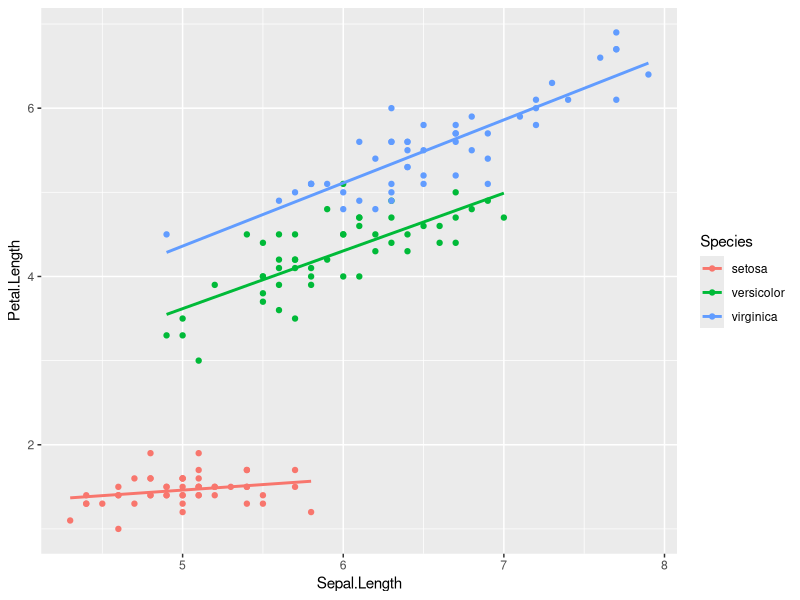
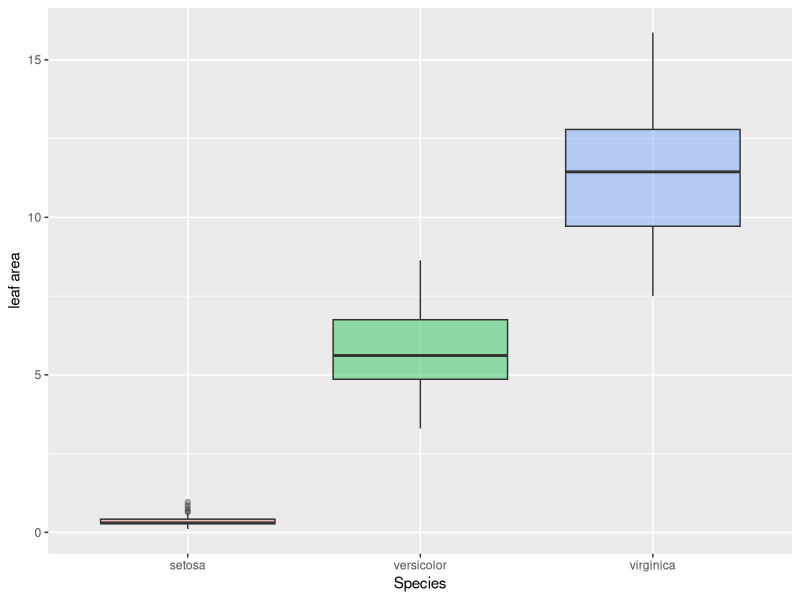

The R source for these figures, in order:
## ---- chunk 1
#| include: true
#| echo: true
knitr::opts_chunk$set(echo=T)
knitr::opts_chunk$set(include=T)
## ---- chunk 2
library(ggplot2)
library(dplyr)
## ---- chunk 3
data("iris")
## ---- chunk 4
model_petals <- lm(Petal.Length ~ Species + Petal.Width, data=iris)
## ---- chunk 5
#| tbl-cap: 'Morphometrics of sepals and petals for species. Results are given as a disorganized mess.'
#| include: True
# if you use my default header, where include is set to false across the document, you'll need to set
# the headers for each table and figure to include: true

table_species <- iris %>% 
  group_by(Species) %>% 
  summarize(
    'sepal_length_mean' = mean(Sepal.Length),
    'sepal_length_se' = sd(Sepal.Length)/sqrt(n()),
    
    'sepal_width_mean' = mean(Sepal.Width),
    'sepal_width_se' = sd(Sepal.Width)/sqrt(n()),
    
    'petal_length_mean' = mean(Petal.Length),
    'petal_length_se' = sd(Petal.Length)/sqrt(n()),
    
    'petal_width_mean' = mean(Petal.Width),
    'petal_width_se' = sd(Petal.Width)/sqrt(n())
)


knitr::kable(table_species)  # produces a nicely formatted table
## ---- chunk 6
#| tbl-cap: 'Morphometrics of sepals and petals for species. Results are given as mean±SE.'
#| tbl-cap-location: bottom
#| include: true

table_species_clean <- table_species %>% 
  mutate(
    # for each column...
    across(
      # with a name ending in _mean
      ends_with('_mean'),
      ~ .x %>%  # take the value
        round(1) %>%  # round it to 1 decimal place
        format(nsmall = 1) # and format it as text with 1 decimal place (including trailing 0s)
    ),
    
    # same as above, but for standard errors, formatting to two decimal palces
    across(
      ends_with('_se'),
            ~ .x %>% 
        round(2) %>% 
        format(nsmall = 2)
    )
  ) %>% 
  mutate(
    'species_semantic' = paste0('Iris ', Species),
    'sepal_length_semantic' = paste0(sepal_length_mean, '±', sepal_length_se),
    'sepal_width_semantic' = paste0(sepal_width_mean, '±', sepal_width_se),
    'petal_length_semantic' = paste0(petal_length_mean, '±', petal_length_se),
    'petal_width_semantic' = paste0(petal_width_mean, '±', petal_width_se)
  ) %>% 
  select(ends_with('_semantic')) 

table_species_clean %>%
  knitr::kable(
    format = 'markdown',
    align = "lcccc",
    col.names = c("Species", "Length", "Width", "Length", "Width")
  ) %>%
  kableExtra::add_header_above(c(" " = 1, "Sepal" = 2, "Petal" = 2))

## ---- chunk 7
#| include: True
#| fig-cap: "Relationship between sepal length and and petal length within species."
#| fig-width: 6
#| fig-height: 4
#| fig-dpi: 150

ggplot(
  iris,
  aes(
    x = Sepal.Length,
    y = Petal.Length,
    color = Species
  )
) +
  geom_point() +
  geom_smooth(method='lm', se=F)
## ---- chunk 8
#| include: True
#| fig-cap: "Estimate of petal area by species. If leaves were perfectly rectangular."
#| fig-width: 6
#| fig-height: 4
#| fig-dpi: 150

ggplot(
  iris,
  aes(
    y = Petal.Length*Petal.Width,
    x = Species,
    fill = Species
  )
) +
  geom_boxplot(alpha=0.4) +
  ylab('leaf area') +
  theme(legend.position = 'none')  # drop color legend, we already have the X axis
